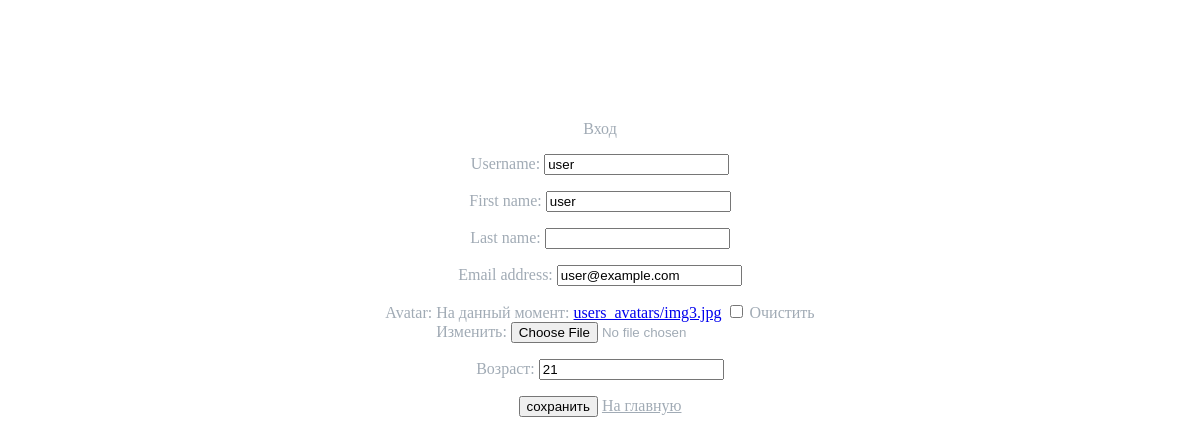
/auth/user/profile/ (signed in), run on the app's committed database.
### authapp/models.py (models this page shows, shortened)
class ShopUser(AbstractUser):
    age = models.PositiveSmallIntegerField(verbose_name='возраст', null=True)
    avatar = models.ImageField(upload_to='users_avatars', blank=True)
    class Meta:
        ordering = ['-is_active', '-is_superuser', '-is_staff', 'username']

### authapp/views.py (the view)
# urls.py: path('user/profile/', authapp.user_profile, name='user_profile'),
def user_profile(request):
    if request.method == 'POST':
        user = ShopUserProfileForm(request.POST, request.FILES, instance=request.user)
        if user.is_valid():
            user.save()
            return HttpResponseRedirect(reverse('main:index'))
    else:
        user = ShopUserProfileForm(instance=request.user)
    context = {
        'page_title': 'профиль',
        'form': user,
    }
    return render(request, 'authapp/profile.html', context)

### authapp/forms.py (shortened to what this page needs)
class ShopUserProfileForm(UserChangeForm):
    class Meta:
        model = ShopUser
        fields = ('username', 'first_name', 'last_name', 'email', 'password', 'avatar', 'age')
    def __init__(self, *args, **kwargs):
        super().__init__(*args, **kwargs)
        for field_name, field in self.fields.items():
            field.widget.attrs['class'] = f'form-control {field_name}'
            field.help_text = ''
            if field_name == 'password':
                field.widget = forms.HiddenInput()

### mainapp/context_processors.py (called while the page is built)
def catalog_menu(request):
    return {
        'catalog_menu': ProductCategory.objects.filter(is_active=True),
        }

### authapp/templates/authapp/profile.html (shortened to what this page needs)
{% extends 'authapp/base.html' %}
{% load static %}
{% block css %}
<link rel="stylesheet" href="{% static 'css/profile.css' %}">
{% endblock %}
{% block container  %}
<div class="login">
            <div class="h2 text-center head">
                Вход
            </div>
        </div>
<form class="login-form" method="post" enctype="multipart/form-data">
    {{ form.as_p }}
    <input class="login-input" type="submit" value="сохранить">
    <a class="login-reg" href="{% url 'main:index' %}">На главную</a>
</form>
{% endblock %}

### static/css/profile.css (style rules this page uses)
body { margin: 0; background-image: url(../img/back-img.jpg); font-family: "Impact"; }
.login-reg { color: #a1abb5; }
.login-form p { color: #a1abb5; }
.login { color: #a1abb5; }

### data on the page
ShopUser: username "user", first_name "user", email "user@example.com", age "21"
